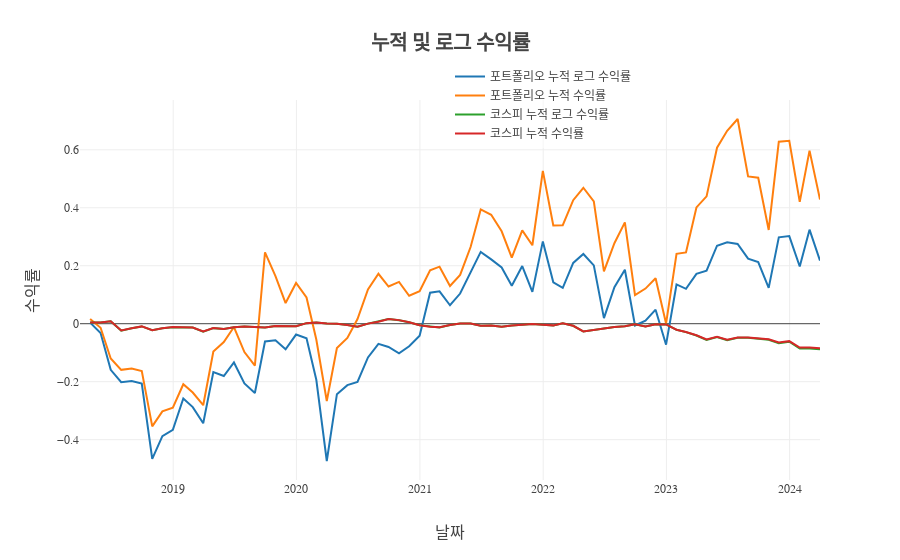

Write notebook code for a chart like this one.
### Code cell
import plotly.graph_objs as go
import plotly.io as pio

# Set Seaborn template
pio.templates["seaborn"] = go.layout.Template(
    layout=go.Layout(
        font=dict(family="Arial, sans-serif"),
        title=dict(font=dict(size=20)),
        xaxis=dict(title_font=dict(size=16)),
        yaxis=dict(title_font=dict(size=16)),
        legend=dict(font=dict(size=12)),
    )
)
pio.templates.default = "seaborn"

# mean_result 데이터프레임으로부터 날짜와 각 열 데이터 추출
dates = mean_result.index
cumulative_log_returns = mean_result['누적 로그 수익률']
cumulative_returns = mean_result['누적 수익률']
cumulative_log_returns1 = ref_returns['누적 로그 수익률']
cumulative_returns1 = ref_returns['누적 수익률']

# 라인 그래프 생성
trace1 = go.Scatter(x=dates, y=cumulative_log_returns, mode='lines', name='포트폴리오 누적 로그 수익률')
trace2 = go.Scatter(x=dates, y=cumulative_returns, mode='lines', name='포트폴리오 누적 수익률')
trace3 = go.Scatter(x=dates, y=cumulative_log_returns1, mode='lines', name='코스피 누적 로그 수익률')
trace4 = go.Scatter(x=dates, y=cumulative_returns1, mode='lines', name='코스피 누적 수익률')

# 그래프 레이아웃 설정
layout = go.Layout(
    title='<b>누적 및 로그 수익률</b>',
    xaxis=dict(title='날짜', tickmode='auto', dtick='M12', tickformat='%Y', showgrid=True, tickfont=dict(size=12)),
    yaxis=dict(title='수익률', showgrid=True, tickfont=dict(size=12)),
    legend=dict(x=0.5, y=1.1, bgcolor='rgba(255, 255, 255, 0.5)', bordercolor='rgba(0, 0, 0, 0.5)'),
    plot_bgcolor='rgba(0, 0, 0, 0)'
)

# 그래프 생성 및 표시
fig = go.Figure(data=[trace1, trace2, trace3, trace4], layout=layout)
fig.show()
